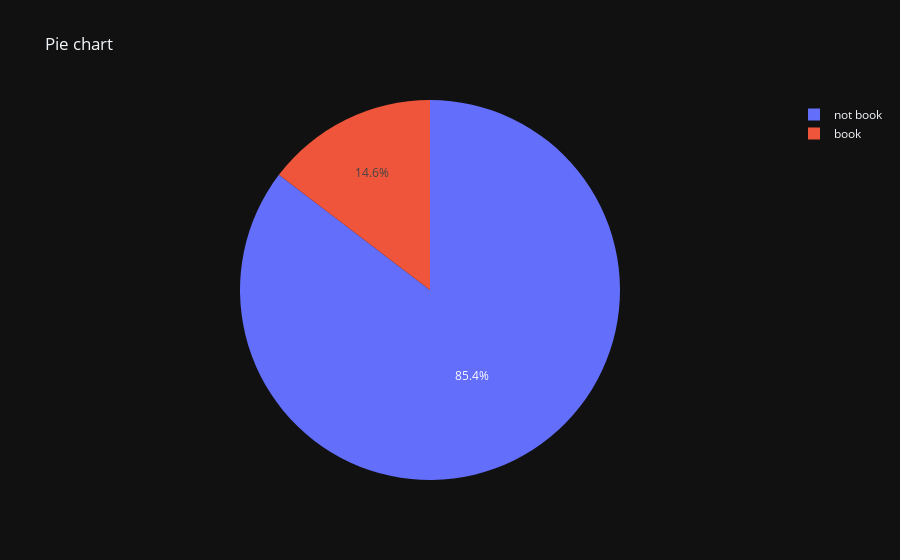

Notebook code cell kept with this figure:
### Code cell
fig = px.pie(data, values=x, names=labels,title='Pie chart' ,template = 'plotly_dark')
fig.show()

### Figure 1 — Plotly figure (JSON) as saved in the notebook; plotly's stock layout.template omitted (floating-point values rounded to 4 significant figures)
{"data": [{"domain": {"x": [0, 1], "y": [0, 1]}, "hovertemplate": "label=%{label}<br>value=%{value}<extra></extra>", "labels": ["not book", "book"], "legendgroup": "", "name": "", "showlegend": true, "type": "pie", "values": [37509, 6433]}], "layout": {"legend": {"tracegroupgap": 0}, "title": {"text": "Pie chart"}}}
